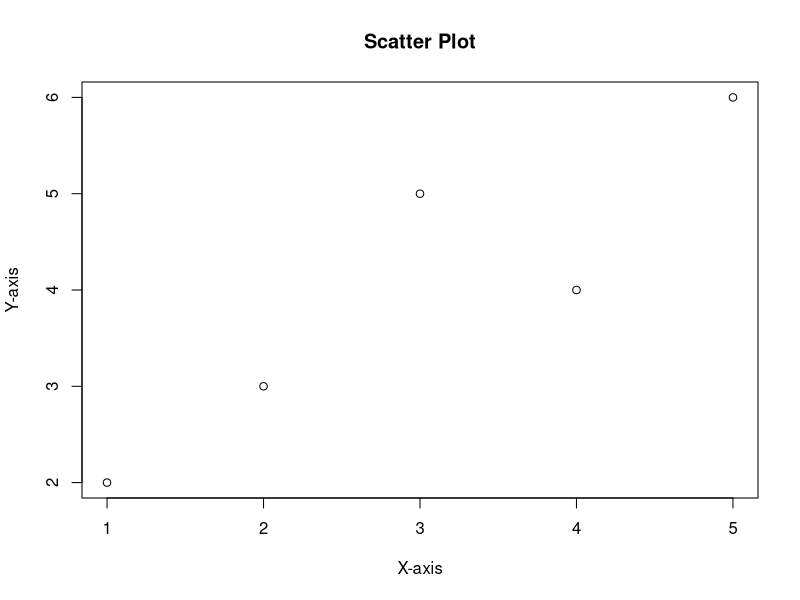
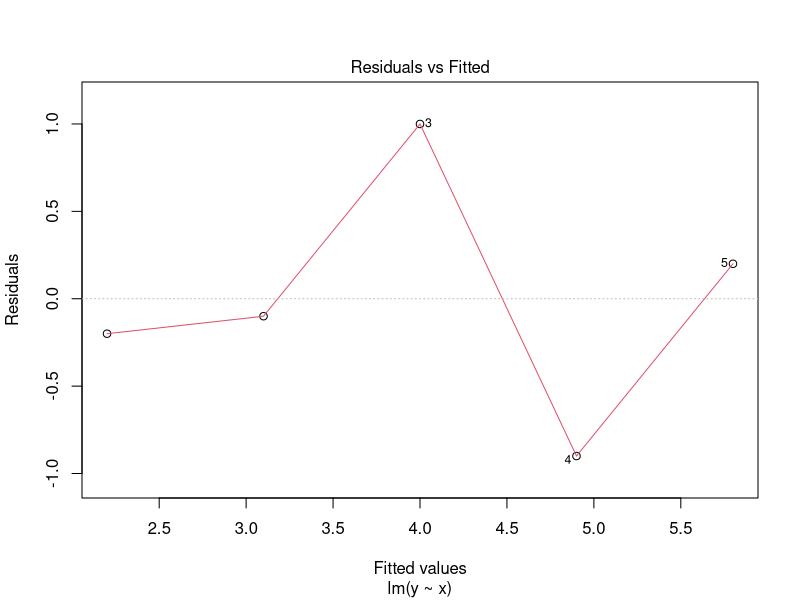
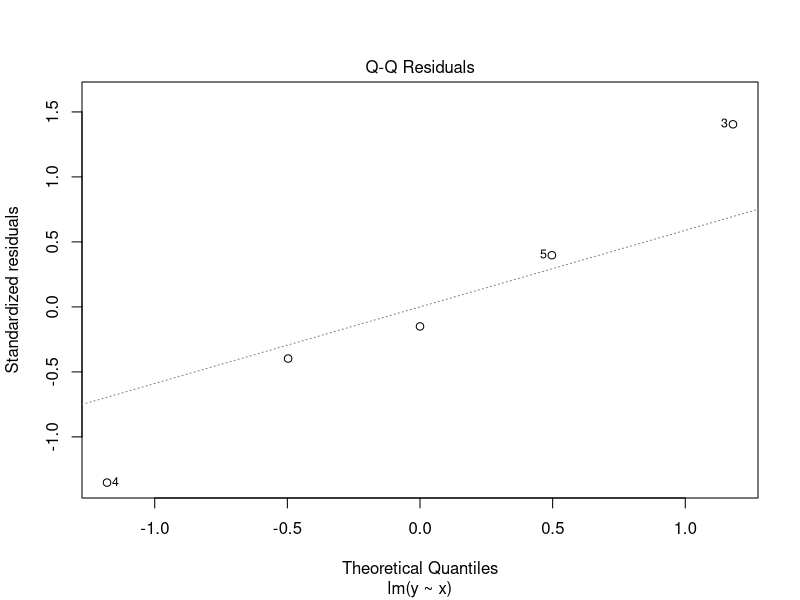
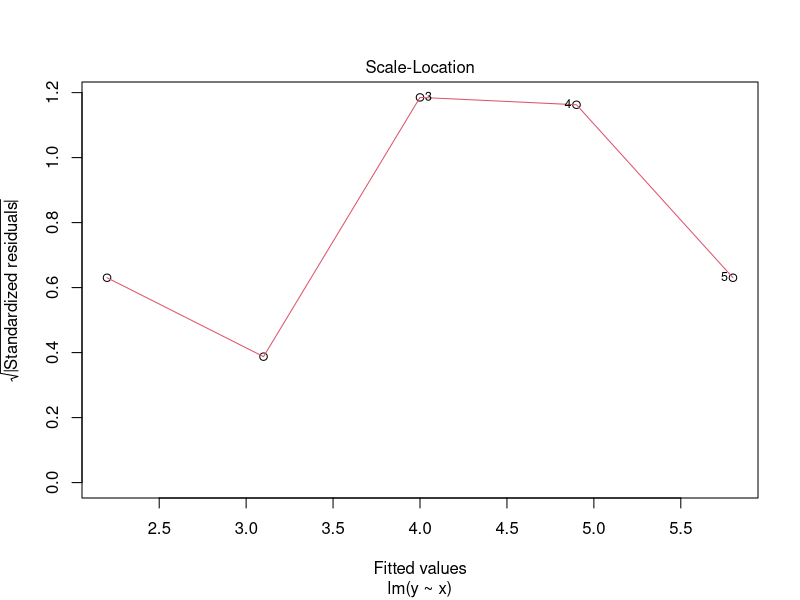
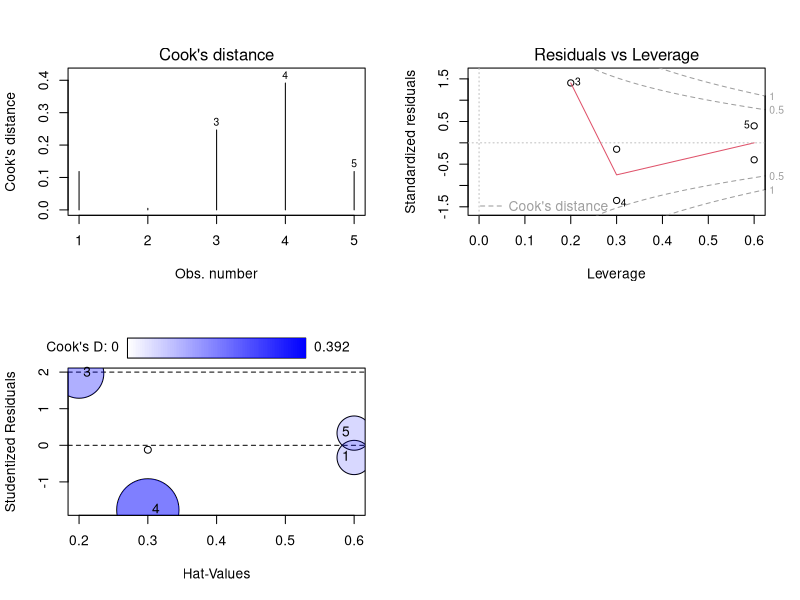
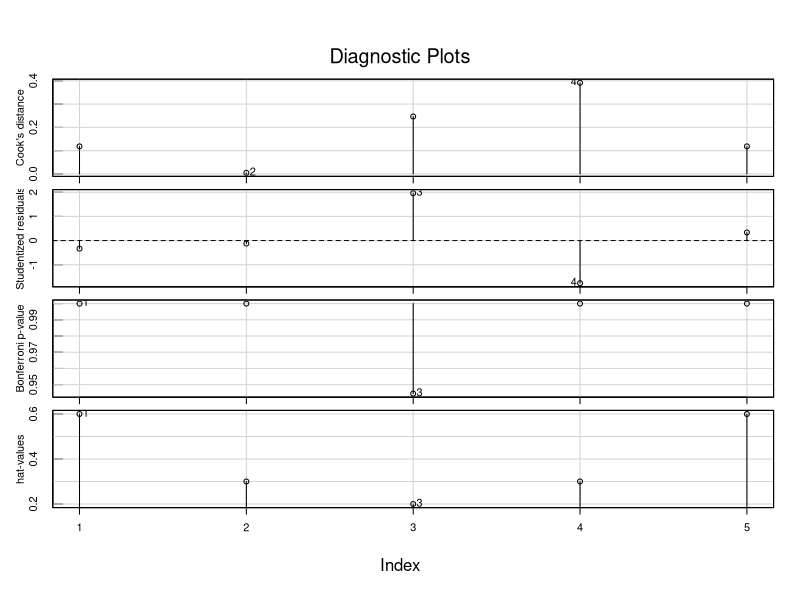

Recreate these plots in R, in order.
# Create example data
x <- c(1, 2, 3, 4, 5)
y <- c(2, 3, 5, 4, 6)

# Plot scatter diagram
plot(x, y, main = "Scatter Plot", xlab = "X-axis", ylab = "Y-axis")

# Fit linear regression model
model <- lm(y ~ x)

# Plot residuals
plot(model, which = 1)  # Plot residuals against fitted values
plot(model, which = 2)  # Plot QQ plot of residuals
plot(model, which = 3)  # Plot scale-location plot

# Diagnostic plots
par(mfrow = c(2, 2))  # Set up a 2x2 grid for plots

# Cook's distance
plot(model, which = 4, cook.levels = 0.5)  # Plot Cook's distance

# Leverage plot
plot(model, which = 5)  # Plot leverage

install.packages("car")
library(car)

# Residuals vs. Leverage plot
influencePlot(model)  # Plot residuals vs. leverage

# Influence plot
influenceIndexPlot(model)  # Plot influence plot